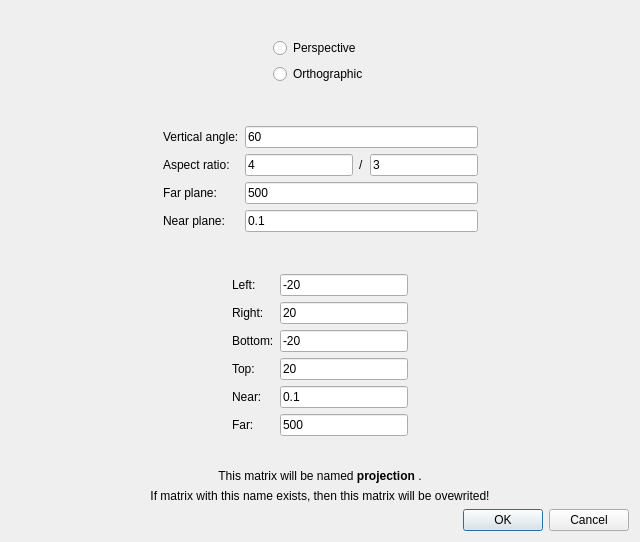
<?xml version="1.0" encoding="UTF-8"?>
<ui version="4.0">
 <class>GenerateProjectionMatrix</class>
 <widget class="QDialog" name="GenerateProjectionMatrix">
  <property name="geometry">
   <rect>
    <x>0</x>
    <y>0</y>
    <width>640</width>
    <height>480</height>
   </rect>
  </property>
  <property name="windowTitle">
   <string>Dialog</string>
  </property>
  <property name="locale">
   <locale language="English" country="UnitedStates"/>
  </property>
  <layout class="QGridLayout" name="gridLayout">
   <item row="1" column="0">
    <widget class="QLabel" name="label">
     <property name="text">
      <string>&lt;html&gt;&lt;head/&gt;&lt;body&gt;&lt;p&gt;This matrix will be named &lt;span style=&quot; font-weight:600;&quot;&gt;projection&lt;/span&gt; .&lt;/p&gt;&lt;/body&gt;&lt;/html&gt;</string>
     </property>
     <property name="alignment">
      <set>Qt::AlignCenter</set>
     </property>
    </widget>
   </item>
   <item row="0" column="0">
    <widget class="QWidget" name="widget" native="true">
     <layout class="QVBoxLayout" name="verticalLayout_2">
      <item>
       <widget class="QWidget" name="selectWidget" native="true">
        <layout class="QHBoxLayout" name="horizontalLayout">
         <item>
          <spacer name="horizontalSpacer">
           <property name="orientation">
            <enum>Qt::Horizontal</enum>
           </property>
           <property name="sizeHint" stdset="0">
            <size>
             <width>217</width>
             <height>20</height>
            </size>
           </property>
          </spacer>
         </item>
         <item>
          <widget class="QWidget" name="widget_3" native="true">
           <layout class="QVBoxLayout" name="verticalLayout">
            <item>
             <widget class="QRadioButton" name="perspectiveRadio">
              <property name="text">
               <string>Perspective</string>
              </property>
             </widget>
            </item>
            <item>
             <widget class="QRadioButton" name="orthographicRadio">
              <property name="text">
               <string>Orthographic</string>
              </property>
             </widget>
            </item>
           </layout>
          </widget>
         </item>
         <item>
          <spacer name="horizontalSpacer_2">
           <property name="orientation">
            <enum>Qt::Horizontal</enum>
           </property>
           <property name="sizeHint" stdset="0">
            <size>
             <width>216</width>
             <height>20</height>
            </size>
           </property>
          </spacer>
         </item>
        </layout>
       </widget>
      </item>
      <item>
       <spacer name="verticalSpacer">
        <property name="orientation">
         <enum>Qt::Vertical</enum>
        </property>
        <property name="sizeHint" stdset="0">
         <size>
          <width>20</width>
          <height>40</height>
         </size>
        </property>
       </spacer>
      </item>
      <item>
       <widget class="QWidget" name="perspectiveWidget" native="true">
        <layout class="QHBoxLayout" name="horizontalLayout_3">
         <item>
          <spacer name="horizontalSpacer_3">
           <property name="orientation">
            <enum>Qt::Horizontal</enum>
           </property>
           <property name="sizeHint" stdset="0">
            <size>
             <width>70</width>
             <height>20</height>
            </size>
           </property>
          </spacer>
         </item>
         <item>
          <widget class="QWidget" name="widget_5" native="true">
           <layout class="QFormLayout" name="formLayout">
            <item row="0" column="0">
             <widget class="QLabel" name="perspVerticalAngleLabel">
              <property name="text">
               <string>Vertical angle:</string>
              </property>
             </widget>
            </item>
            <item row="0" column="1">
             <widget class="QLineEdit" name="perspVecrticalAngleEdit">
              <property name="text">
               <string>60</string>
              </property>
             </widget>
            </item>
            <item row="1" column="0">
             <widget class="QLabel" name="perspAspectLabel">
              <property name="text">
               <string>Aspect ratio:</string>
              </property>
             </widget>
            </item>
            <item row="1" column="1">
             <widget class="QWidget" name="aspectRatioWidget" native="true">
              <layout class="QHBoxLayout" name="horizontalLayout_2">
               <property name="leftMargin">
                <number>0</number>
               </property>
               <property name="topMargin">
                <number>0</number>
               </property>
               <property name="rightMargin">
                <number>0</number>
               </property>
               <property name="bottomMargin">
                <number>0</number>
               </property>
               <item>
                <widget class="QLineEdit" name="perspAspectWidthEdit">
                 <property name="text">
                  <string>4</string>
                 </property>
                </widget>
               </item>
               <item>
                <widget class="QLabel" name="perspRationCharLabel">
                 <property name="text">
                  <string>/</string>
                 </property>
                </widget>
               </item>
               <item>
                <widget class="QLineEdit" name="perspAspectHeightEdit">
                 <property name="text">
                  <string>3</string>
                 </property>
                </widget>
               </item>
              </layout>
             </widget>
            </item>
            <item row="2" column="0">
             <widget class="QLabel" name="perspFarPlaneLabel">
              <property name="text">
               <string>Far plane:</string>
              </property>
             </widget>
            </item>
            <item row="3" column="0">
             <widget class="QLabel" name="perspNearPlaneLabel">
              <property name="text">
               <string>Near plane:</string>
              </property>
             </widget>
            </item>
            <item row="2" column="1">
             <widget class="QLineEdit" name="perspFarPlaneEdit">
              <property name="text">
               <string>500</string>
              </property>
             </widget>
            </item>
            <item row="3" column="1">
             <widget class="QLineEdit" name="perspNearPlaneEdit">
              <property name="text">
               <string>0.1</string>
              </property>
             </widget>
            </item>
           </layout>
          </widget>
         </item>
         <item>
          <spacer name="horizontalSpacer_4">
           <property name="orientation">
            <enum>Qt::Horizontal</enum>
           </property>
           <property name="sizeHint" stdset="0">
            <size>
             <width>70</width>
             <height>20</height>
            </size>
           </property>
          </spacer>
         </item>
        </layout>
       </widget>
      </item>
      <item>
       <widget class="QWidget" name="orthographicWidget" native="true">
        <layout class="QHBoxLayout" name="horizontalLayout_4">
         <item>
          <spacer name="horizontalSpacer_5">
           <property name="orientation">
            <enum>Qt::Horizontal</enum>
           </property>
           <property name="sizeHint" stdset="0">
            <size>
             <width>172</width>
             <height>20</height>
            </size>
           </property>
          </spacer>
         </item>
         <item>
          <widget class="QWidget" name="widget_6" native="true">
           <layout class="QFormLayout" name="formLayout_2">
            <item row="0" column="0">
             <widget class="QLabel" name="orthoLeftLabel">
              <property name="text">
               <string>Left:</string>
              </property>
             </widget>
            </item>
            <item row="0" column="1">
             <widget class="QLineEdit" name="orthoLeftEdit">
              <property name="text">
               <string>-20</string>
              </property>
             </widget>
            </item>
            <item row="1" column="0">
             <widget class="QLabel" name="orthoRightLabel">
              <property name="text">
               <string>Right:</string>
              </property>
             </widget>
            </item>
            <item row="1" column="1">
             <widget class="QLineEdit" name="orthoRightEdit">
              <property name="text">
               <string>20</string>
              </property>
             </widget>
            </item>
            <item row="2" column="0">
             <widget class="QLabel" name="orthoBottomLabel">
              <property name="text">
               <string>Bottom:</string>
              </property>
             </widget>
            </item>
            <item row="2" column="1">
             <widget class="QLineEdit" name="orthoBottomEdit">
              <property name="text">
               <string>-20</string>
              </property>
             </widget>
            </item>
            <item row="3" column="0">
             <widget class="QLabel" name="orthoTopLabel">
              <property name="text">
               <string>Top:</string>
              </property>
             </widget>
            </item>
            <item row="3" column="1">
             <widget class="QLineEdit" name="orthoTopEdit">
              <property name="text">
               <string>20</string>
              </property>
             </widget>
            </item>
            <item row="4" column="0">
             <widget class="QLabel" name="orthoNearLabel">
              <property name="text">
               <string>Near:</string>
              </property>
             </widget>
            </item>
            <item row="4" column="1">
             <widget class="QLineEdit" name="orthoNearEdit">
              <property name="text">
               <string>0.1</string>
              </property>
             </widget>
            </item>
            <item row="5" column="0">
             <widget class="QLabel" name="orthoFarLabel">
              <property name="text">
               <string>Far:</string>
              </property>
             </widget>
            </item>
            <item row="5" column="1">
             <widget class="QLineEdit" name="orthoFarEdit">
              <property name="text">
               <string>500</string>
              </property>
             </widget>
            </item>
           </layout>
          </widget>
         </item>
         <item>
          <spacer name="horizontalSpacer_6">
           <property name="orientation">
            <enum>Qt::Horizontal</enum>
           </property>
           <property name="sizeHint" stdset="0">
            <size>
             <width>171</width>
             <height>20</height>
            </size>
           </property>
          </spacer>
         </item>
        </layout>
       </widget>
      </item>
     </layout>
    </widget>
   </item>
   <item row="3" column="0">
    <widget class="QDialogButtonBox" name="buttonBox">
     <property name="orientation">
      <enum>Qt::Horizontal</enum>
     </property>
     <property name="standardButtons">
      <set>QDialogButtonBox::Cancel|QDialogButtonBox::Ok</set>
     </property>
    </widget>
   </item>
   <item row="2" column="0">
    <widget class="QLabel" name="label_2">
     <property name="text">
      <string>If matrix with this name exists, then this matrix will be ovewrited!</string>
     </property>
     <property name="alignment">
      <set>Qt::AlignCenter</set>
     </property>
    </widget>
   </item>
  </layout>
 </widget>
 <resources/>
 <connections>
  <connection>
   <sender>buttonBox</sender>
   <signal>accepted()</signal>
   <receiver>GenerateProjectionMatrix</receiver>
   <slot>accept()</slot>
   <hints>
    <hint type="sourcelabel">
     <x>248</x>
     <y>254</y>
    </hint>
    <hint type="destinationlabel">
     <x>157</x>
     <y>274</y>
    </hint>
   </hints>
  </connection>
  <connection>
   <sender>buttonBox</sender>
   <signal>rejected()</signal>
   <receiver>GenerateProjectionMatrix</receiver>
   <slot>reject()</slot>
   <hints>
    <hint type="sourcelabel">
     <x>316</x>
     <y>260</y>
    </hint>
    <hint type="destinationlabel">
     <x>286</x>
     <y>274</y>
    </hint>
   </hints>
  </connection>
 </connections>
</ui>
